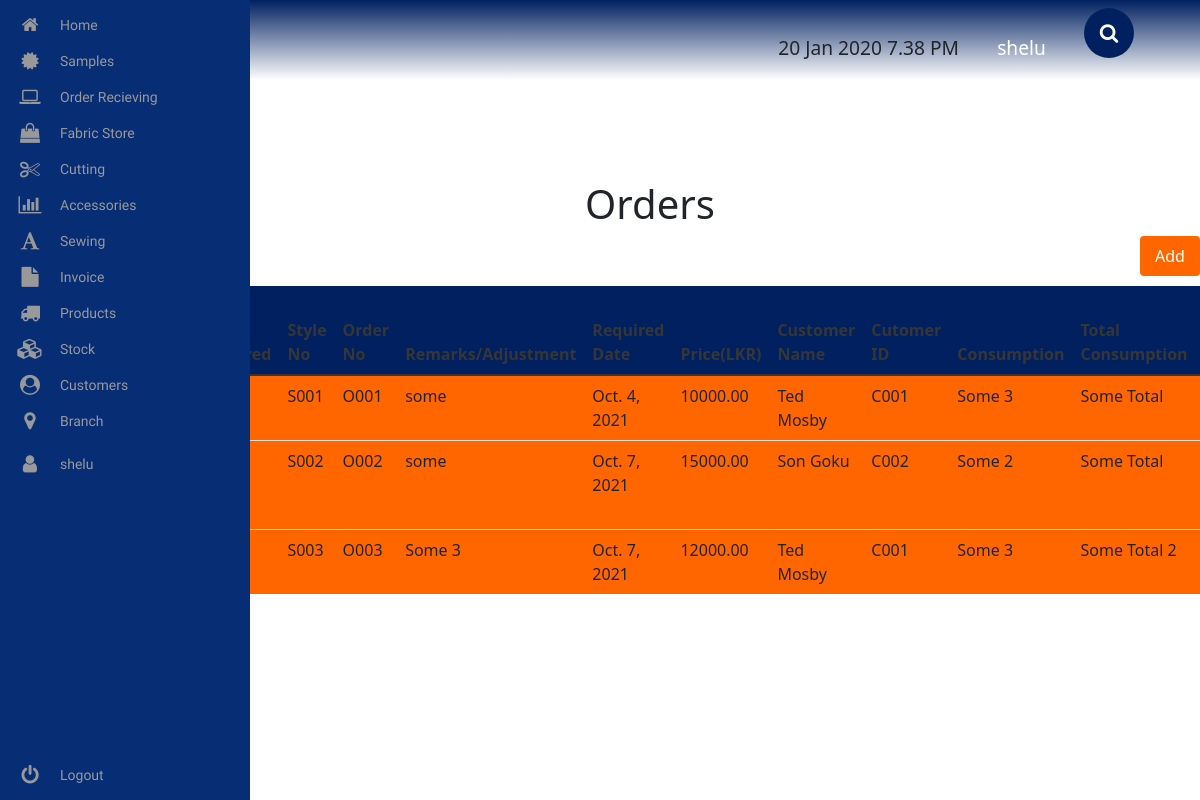
Screenshot of /orders/ (signed in) with the database file from the repository.
### orders/models.py (models this page shows, shortened)
class OrderReceiving(models.Model):
	order_received = models.DateField()
	date_order_delivered = models.DateField()
	style_no = models.CharField(max_length=1000)
	order_no = models.CharField(max_length=1000, unique=True)
	remarks = models.CharField(max_length=9000)
	required_date = models.DateField()
	price = models.DecimalField(decimal_places=2, max_digits=1000)
	customer = models.ForeignKey(Customer, on_delete=models.CASCADE)
	consumption = models.CharField(max_length=1000)
	total_consumption = models.CharField(max_length=1000)
	delivery_date = models.DateField()
	order_status = models.BooleanField(default=False)
	order_progress = models.CharField(max_length=1000)
	reason = models.CharField(max_length=1000)

### customers/models.py (models this page shows)
class Customer(models.Model):
	customer_id = models.CharField(max_length=100)
	salutation = models.CharField(max_length=10, choices=salutation_choices, default='Mr')
	customer_first_name = models.CharField(max_length=500)
	customer_last_name = models.CharField(max_length=500)
	mobile_no = models.IntegerField()
	mobile_no_type = models.CharField(max_length=10, choices=mobile_no_type, default='Mobile')
	email = models.EmailField(max_length=120)
	email_type = models.CharField(max_length=10, choices=email_type, default='Work')
	address = models.CharField(max_length=1000)
	"""def __str__(self):
			    	return "%s %s" % (self.customer_first_name, self.customer_last_name)"""
	def __str__(self):
		return self.customer_first_name + ' ' + self.customer_last_name

### orders/views.py (the view, shortened to what this page needs)
# urls.py: path('', OrderMainView.as_view(), name="order_view"),
@method_decorator(login_required(login_url='../users/login'), name='get')
class OrderMainView(View):
	template_name = 'order_main.html'
	queryset = OrderReceiving.objects.all()
	def get_query_set(self):
		return self.queryset
	def get(self, request):
		form = OrderReceivingForm()
		context = {'orders': self.get_query_set(), 'form': form}
		return render(request, self.template_name, context)

### orders/templates/order_main.html (shortened to what this page needs)
<!DOCTYPE html>
<html lang="en">
{% extends 'base.html' %}
{% load static %}
{% load crispy_forms_tags %}
    {% block extra_css %}
        <link rel="stylesheet" href="{% static 'orders/css/order_main.css' %}">
    {% endblock %}
    {% block content %}
        <div class="order__container">
            <h1> Orders </h1>
            <div class="order__add__button__container" >
              <button class="order__add__button" onclick="Test()">
                Add
              </button>
            </div>
            <div class="table-responsive">
              <table class="table" id="order-table">
                <thead>
                  <tr class="order__tr">
                    <th scope="col">Order Received</th>
                    <th scope="col">Date Order Delivered</th>
                    <th scope="col">Style No</th>
                    <th scope="col">Order No</th>
                    <th scope="col">Remarks/Adjustment</th>
                    <th scope="col">Required Date</th>
                    <th scope="col">Price(LKR)</th>
                    <th scope="col">Customer Name</th>
                    <th scope="col">Cutomer ID</th>
                    <th scope="col">Consumption</th>
                    <th scope="col">Total Consumption</th>
                    <th scope="col">Delivery Date</th>
                  </tr>
                </thead>
                <tbody>
                  {% for order in orders %}
                  <tr class="order__body">
                    <td> {{ order.order_received }} </td>
                    <td> {{ order.date_order_delivered }} </td>
                    <td> {{ order.style_no }} </td>
                    <td> {{ order.order_no }} </td>
                    <td> {{ order.remarks }} </td>
                    <td> {{ order.required_date }} </td>
                    <td> {{ order.price }} </td>
                    <td> {{ order.customer.customer_first_name }}
                         {{ order.customer.customer_last_name }}
                    </td>
                    <td> {{ order.customer.customer_id }} </td>
                    <td> {{ order.consumption }} </td>
                    <td> {{ order.total_consumption }} </td>
                    <td> {{ order.delivery_date }} </td>
                   </tr>
                  {% endfor %}
                </tbody>
              </table>
            </div>
        </div>
    {% endblock %}

### pages/templates/top_navbar.html (shortened to what this page needs)
<!DOCTYPE html>
<html lang="en">
{% load static %}
<head>
    <link rel="stylesheet" href="https://maxcdn.bootstrapcdn.com/bootstrap/4.0.0/css/bootstrap.min.css">
    <link rel="stylesheet" href="{% static 'pages/css/top_navbar.css' %}">
</head>
<body>
  <nav class="navbar">
    <div class="navbar__container">
      <a href="#home" id="navbar__logo">SPARQ</a>
        <ul class="navbar__menu">
          <li class="navabr__item">
            20 Jan 2020 7.38 PM
          </li>
          {% if user.is_authenticated %}
          <li class="navabr__item">
            <a href="#" class="navbar__links" id="about-page" >
              {{ request.user.username }}
          </a>
          </li>
          {% endif %}
          <li class="navbar__item">
            <div class="search-box">
                <form method="post" action="{% url 'search-results' %}">
                    <button type="button" class="btn-search"><i class="fa fa-search"></i></button>
                    <label for="search-input"></label><input type="search" class="input-search" placeholder="Type to Search..." name="searched" id="search-input">
                </form>
            </div>
          </li>
        </ul>
    </div>
  </nav>
    <link href="http://ajax.googleapis.com/ajax/libs/jqueryui/1.8.16/themes/ui-lightness/jquery-ui.css" rel="stylesheet" type="text/css" />
</body>
</html>

### pages/templates/side_navbar.html (shortened to what this page needs)
<!DOCTYPE html>
<html lang="en">
{% load static %}
<head>
    <link rel="stylesheet" href="https://maxcdn.bootstrapcdn.com/bootstrap/4.0.0/css/bootstrap.min.css">
    <link rel="stylesheet" href="https://cdnjs.cloudflare.com/ajax/libs/font-awesome/4.7.0/css/font-awesome.css" />
    <link rel="stylesheet" href="https://cdn.jsdelivr.net/npm/bulma@0.8.2/css/bulma.min.css">
    <link href="https://cdn.jsdelivr.net/npm/bootstrap@5.0.2/dist/css/bootstrap.min.css" rel="stylesheet">
    <link rel="stylesheet" href="{% static 'pages/css/side_navbar.css' %}">
</head>
<body>
    <div class="area"></div><nav class="main-menu">
        <ul>
            <li>
                <a href="/">
                <i class="fa fa-home fa-2x nav-icon"></i>
                <span class="nav-text">
                    Home
                </span>
                </a>
            </li>
            <li class="has-subnav">
                <a href="{% url 'sample:sample_view' %}">
                    <i class="fa fa-certificate fa-2x"></i>
                    <span class="nav-text sample">
                        Samples
                    </span>
                    </a>
            </li>
            <li class="has-subnav">
                <a href="{% url 'orders:order_view' %}">
                    <i class="fa fa-laptop fa-2x"></i>
                    <span class="nav-text">
                        Order Recieving
                    </span>
                    </a>
            </li>
            <li class="has-subnav">
                <a href="{% url 'fabric:fabric_view' %}">
                    <i class="fa fa-shopping-bag fa-2x"></i>
                    <span class="nav-text">
                        Fabric Store
                    </span>
                    </a>
                </li>
                <li class="has-subnav">
                    <a href="{% url 'cutting:cutting_view' %}">
                       <i class="fa fa-cut fa-2x"></i>
                        <span class="nav-text">
                            Cutting
                        </span>
                    </a>
                </li>
                <li class="has-subnav">
                   <a href="{% url 'accessories:accessories_view' %}">
                        <i class="fa fa-bar-chart-o fa-2x"></i>
                        <span class="nav-text">
                            Accessories
                        </span>
                    </a>
                </li>
                <li class="has-subnav">
                    <a href="{% url 'sewing:sewing_view' %}">
                        <i class="fa fa-font fa-2x"></i>
                        <span class="nav-text">
                           Sewing
                        </span>
                    </a>
                </li>
                <li class="has-subnav">
                   <a href="{% url 'invoice:invoice_main_view' %}">
                        <i class="fa fa-file fa-2x"></i>
                        <span class="nav-text">
                            Invoice
                        </span>
                    </a>
                </li>
                <li class="has-subnav">
                   <a href="{% url 'products:products_main' %}">
                        <i class="fa fa-truck fa-2x"></i>
                        <span class="nav-text">
                            Products
                        </span>
                    </a>
                </li>
                <li class="has-subnav">
                   <a href="{% url 'stock:stock-main' %}">
                       <i class="fa fa-cubes fa-2x"></i>
                        <span class="nav-text">
                            Stock
                        </span>
                    </a>
                </li>
                <li class="has-subnav">
                   <a href="{% url 'customers:customers_main' %}">
                        <i class="fa fa-user-circle fa-2x"></i>
                        <span class="nav-text">
                            Customers
                        </span>
                    </a>
                </li>
                <li>
                    <a href="#">
                       <i class="fa fa-map-marker fa-2x"></i>
                        <span class="nav-text">
                            Branch
                        </span>
                    </a>
                </li>
            </ul>
            <li>
                    {% if user.is_authenticated %}
                    <a href="#">
                       <i class="fa fa-user fa-2x"></i>
                        <span class="nav-text">
                            {{request.user.username}}
                        </span>
                    </a>
                    {% endif %}
                </li>
            <ul class="logout">
                <li>
                   <a href="{% url 'users:user-logout' %}">
                         <i class="fa fa-power-off fa-2x"></i>
                        <span class="nav-text">
                            Logout
                        </span>
                    </a>
                </li>
            </ul>
        </nav>
</body>
</html>

### orders/static/orders/css/order_main.css (style rules this page uses)
.order__container { margin: 100px 0 0 100px; }
.order__container h1 { text-align: center; }
.order__add__button__container { display: flex; float: right; margin-bottom: 10px; }
.order__add__button { border: none; outline: none; border-radius: 4px; background-color: #FF6600; color: #fff; width: 60px; height: 40px; }
.order__tr { background-color: #002060; color: #fff; }
.order__tr th { color: #fff; }
.order__body { background-color: #FF6600; }
#order-table { display: block; }

### pages/static/pages/css/top_navbar.css (style rules this page uses)
.navbar { background-color: #535c5f; background-image: linear-gradient(to top, #fff 0%, #002060 100%); height: 80px; display: flex; justify-content: center; align-items: center; font-size: 1.2rem; position: static; top: 0; z-index: 999; border: none; }
.navbar__container { display: flex; justify-content: space-between; height: 80px; z-index: 1; width: 100%; max-width: 1300px; margin: 0 auto; padding: 0 50px; }
#navbar__logo { background-color: #002060; background-size: 100%; -webkit-background-clip: text; -moz-background-clip: text; -webkit-text-fill-color: transparent; -moz-text-fill-color: transparent; display: flex; align-items: center; cursor: pointer; text-decoration: none; font-size: 2rem; }
.navbar__menu { display: flex; align-items: center; list-style: none; }
.navbar__item { height: 80px; }
.navbar__links { color: #fff; display: flex; align-items: center; justify-content: center; width: 125px; text-decoration: none; height: 100%; transition: all 0.3s ease; }
.search-box { width: fit-content; height: fit-content; position: relative; }
.input-search { height: 50px; width: 50px; border-style: none; padding: 10px; font-size: 18px; letter-spacing: 2px; outline: none; border-radius: 25px; transition: all .5s ease-in-out; background-color: #002060; padding-right: 40px; color:#fff; }
.input-search::placeholder { color:rgba(255,255,255,.5); font-size: 18px; letter-spacing: 2px; font-weight: 100; }
.btn-search { width: 50px; height: 50px; border-style: none; font-size: 20px; font-weight: bold; outline: none; cursor: pointer; border-radius: 50%; position: absolute; right: 0px; color:#ffffff ; background-color:transparent; pointer-events: painted; }

### pages/static/pages/css/side_navbar.css (style rules this page uses)
.fa-2x { font-size: 2em; }
.fa { position: relative; display: table-cell; width: 60px; height: 36px; text-align: center; vertical-align: middle; font-size:20px; }
.main-menu, .drop_btn { background:#072D75; position:fixed; top:0; bottom:0; height:100%; left:0; width:60px; overflow:hidden; -webkit-transition:width .05s linear; transition:width .05s linear; -webkit-transform:translateZ(0) scale(1,1); z-index:1000; color: #A3C100; }
.main-menu>ul { margin:7px 0; }
.main-menu li { position:relative; display:block; width:250px; }
.main-menu li>a { position:relative; display:table; border-collapse:collapse; border-spacing:0; color:#999; font-family: arial; font-size: 14px; text-decoration:none; -webkit-transform:translateZ(0) scale(1,1); -webkit-transition:all .1s linear; transition:all .1s linear; }
.main-menu .nav-icon { position:relative; display:table-cell; width:60px; height:36px; text-align:center; vertical-align:middle; font-size:18px; }
.main-menu .nav-text { position:relative; display:table-cell; vertical-align:middle; width:190px; font-family: 'Titillium Web', sans-serif; }
.main-menu>ul.logout { position:absolute; left:0; bottom:0; }
nav { -webkit-user-select:none; -moz-user-select:none; -ms-user-select:none; -o-user-select:none; user-select:none; }
nav ul,nav li { outline:0; margin:0; padding:0; }

### rows the page displays
OrderReceiving: style_no "S001", order_no "O001", remarks "some", required_date "Oct. 4, 2021", price "10000.00", customer.customer_first_name "Ted", customer.customer_last_name "Mosby", customer.customer_id "C001", consumption "Some 3", total_consumption "Some Total"
OrderReceiving: style_no "S002", order_no "O002", remarks "some", required_date "Oct. 7, 2021", price "15000.00", customer.customer_first_name "Son", customer.customer_last_name "Goku", customer.customer_id "C002", consumption "Some 2", total_consumption "Some Total"
OrderReceiving: style_no "S003", order_no "O003", remarks "Some 3", required_date "Oct. 7, 2021", price "12000.00", customer.customer_first_name "Ted", customer.customer_last_name "Mosby", customer.customer_id "C001", consumption "Some 3", total_consumption "Some Total 2"

### other values shown
{{ request.user.username }} "shelu"
